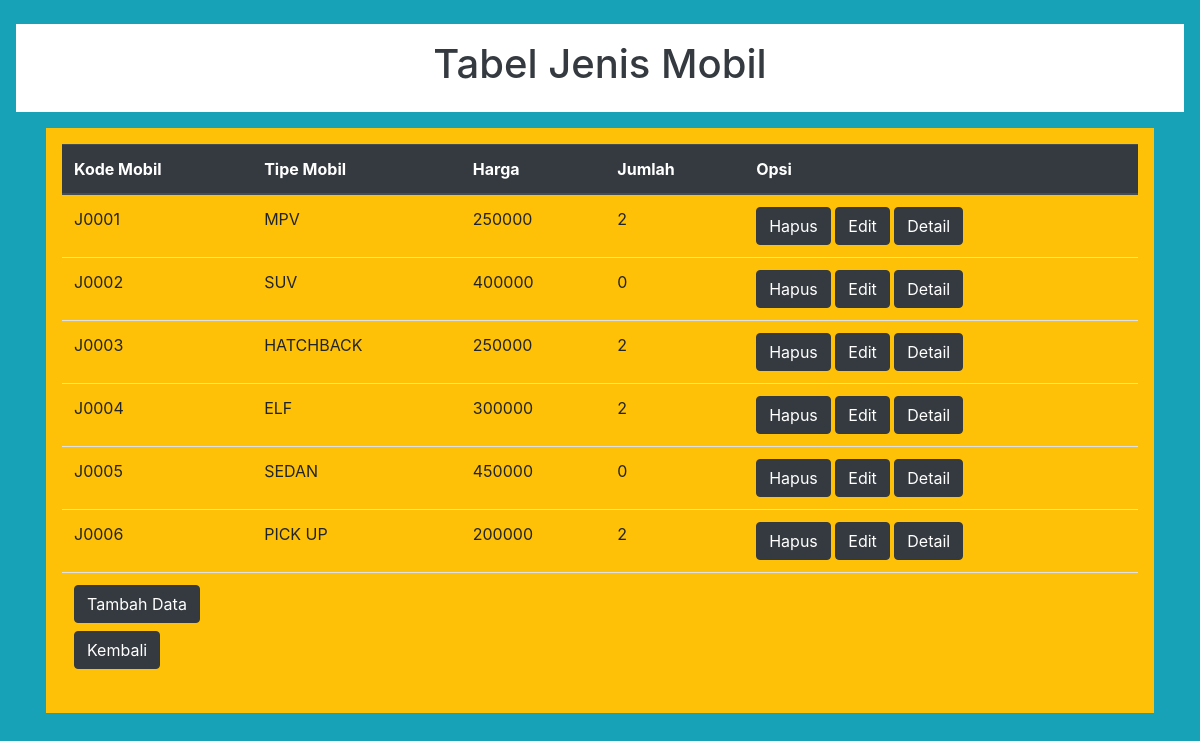
Page /PBjenis/4.php on the committed database.
### tables this page shows
CREATE TABLE `jenis` (
  `id_jenis` char(5) NOT NULL,
  `tipe` varchar(9) DEFAULT NULL,
  `jumlah` int(11) DEFAULT NULL,
  `harga` int(11) DEFAULT NULL
);

### PBjenis/4.PHP (the view, shortened to what this page needs)
<!DOCTYPE html>
<html>
<head>
	<link rel="stylesheet" type="text/css" href="bootstrap.min.css">
</head>
<body class="p-3 mb-2 bg-info text-white">
	<div class="p-3 mt-2 bg-white text-dark" align="center"><h1>Tabel  Jenis Mobil</h1></div>
	<div class="container p-3 ">
	<div class="p-3 mb-2 bg-warning text-dark">
<table class="table table dark">
		<thead class="thead-dark">
			<th>Kode Mobil</th>
			<th>Tipe Mobil</th>
			<th>Harga</th>
			<th>Jumlah</th>
			<th>Opsi</th>
		</thead>
		<?php
			$hostname="localhost";
			$username="root";
			$password="";
			$database="tester1";
			$link= new mysqli($hostname,$username,$password,$database);
			$query=mysqli_query($link,"select *from jenis");
			while($data=mysqli_fetch_array($query)){
		 ?>
		 <tr>
		 		<td><?php echo $data['id_jenis'];?></td>
		 		<td><?php echo $data['tipe'];?></td>
		 		<td><?php echo $data['harga'];?></td>
		 		<td><?php echo $data['jumlah'];?></td>
		 		<td> <button type="button" class="btn btn-dark"><a style="color: white" href=5.php?id_jenis=<?php echo $data['id_jenis'];?> >Hapus</a></button>
				<button type="button" class="btn btn-dark"><a style="color: white" href=6.php?id_jenis=<?php echo $data['id_jenis'];?> >Edit</a></button>
				<a style="color: white" href="4_1.php?cid=<?=$data['id_jenis'];?>"><button type="button" class="btn btn-dark">Detail</button></a>
		 		</td>
		 </tr>
		<?php } ?>
		<td colspan="6"><button type="button" class="btn btn-dark"><a style="color: white" href=1.php>Tambah Data</a></button><h1></h1><button type="button" class="btn btn-dark"><a style="color: white" href=../dbase/bindex.php>Kembali</a></button></td>
</table>
</div>
</div>
</body>
</html>

### rows in the picture
jenis: id_jenis "J0001", tipe "MPV", harga "250000", jumlah "2"
jenis: id_jenis "J0002", tipe "SUV", harga "400000", jumlah "0"
jenis: id_jenis "J0003", tipe "HATCHBACK", harga "250000", jumlah "2"
jenis: id_jenis "J0004", tipe "ELF", harga "300000", jumlah "2"
jenis: id_jenis "J0005", tipe "SEDAN", harga "450000", jumlah "0"
jenis: id_jenis "J0006", tipe "PICK UP", harga "200000", jumlah "2"
